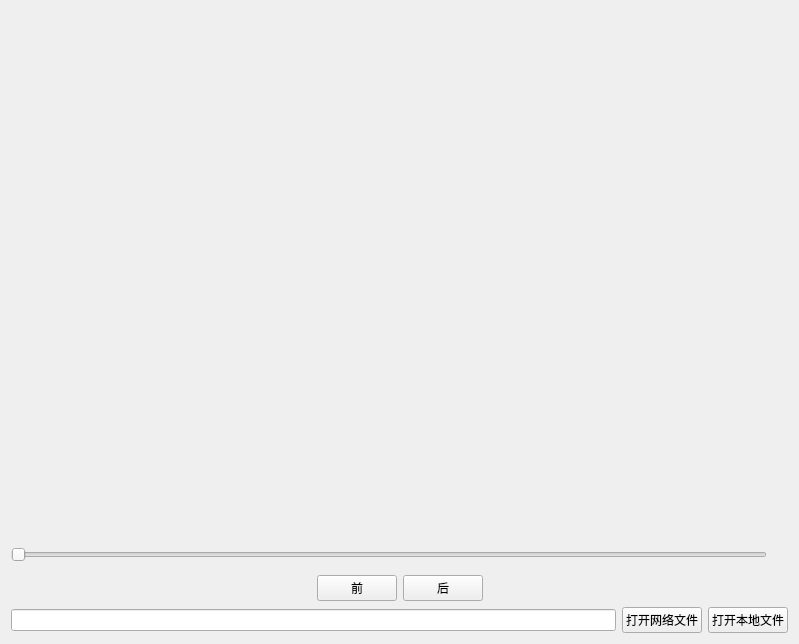
<?xml version="1.0" encoding="UTF-8"?>
<ui version="4.0">
 <class>MainWindow</class>
 <widget class="QMainWindow" name="MainWindow">
  <property name="geometry">
   <rect>
    <x>0</x>
    <y>0</y>
    <width>799</width>
    <height>644</height>
   </rect>
  </property>
  <property name="windowTitle">
   <string>MainWindow</string>
  </property>
  <widget class="QWidget" name="centralWidget">
   <layout class="QVBoxLayout" name="verticalLayout">
    <item>
     <widget class="QLabel" name="titleLable">
      <property name="sizePolicy">
       <sizepolicy hsizetype="Fixed" vsizetype="Fixed">
        <horstretch>0</horstretch>
        <verstretch>0</verstretch>
       </sizepolicy>
      </property>
      <property name="text">
       <string/>
      </property>
     </widget>
    </item>
    <item>
     <widget class="PlayGround" name="playGround" native="true">
      <property name="sizePolicy">
       <sizepolicy hsizetype="Expanding" vsizetype="Expanding">
        <horstretch>0</horstretch>
        <verstretch>0</verstretch>
       </sizepolicy>
      </property>
     </widget>
    </item>
    <item>
     <layout class="QHBoxLayout" name="horizontalLayout">
      <property name="sizeConstraint">
       <enum>QLayout::SetFixedSize</enum>
      </property>
      <item>
       <widget class="QSlider" name="videoProgressSlider">
        <property name="orientation">
         <enum>Qt::Horizontal</enum>
        </property>
       </widget>
      </item>
      <item>
       <widget class="QLabel" name="labelTime">
        <property name="sizePolicy">
         <sizepolicy hsizetype="Maximum" vsizetype="Fixed">
          <horstretch>0</horstretch>
          <verstretch>0</verstretch>
         </sizepolicy>
        </property>
        <property name="styleSheet">
         <string notr="true">font-size:25px;font-weight:bold;color:red;</string>
        </property>
        <property name="text">
         <string/>
        </property>
       </widget>
      </item>
     </layout>
    </item>
    <item>
     <layout class="QHBoxLayout" name="horizontalLayout_2">
      <property name="sizeConstraint">
       <enum>QLayout::SetFixedSize</enum>
      </property>
      <item>
       <spacer name="horizontalSpacer">
        <property name="orientation">
         <enum>Qt::Horizontal</enum>
        </property>
        <property name="sizeType">
         <enum>QSizePolicy::Expanding</enum>
        </property>
        <property name="sizeHint" stdset="0">
         <size>
          <width>40</width>
          <height>20</height>
         </size>
        </property>
       </spacer>
      </item>
      <item>
       <widget class="QPushButton" name="btnPause">
        <property name="text">
         <string>前</string>
        </property>
       </widget>
      </item>
      <item>
       <widget class="QPushButton" name="btnStop">
        <property name="text">
         <string>后</string>
        </property>
       </widget>
      </item>
      <item>
       <spacer name="horizontalSpacer_2">
        <property name="orientation">
         <enum>Qt::Horizontal</enum>
        </property>
        <property name="sizeHint" stdset="0">
         <size>
          <width>40</width>
          <height>20</height>
         </size>
        </property>
       </spacer>
      </item>
     </layout>
    </item>
    <item>
     <layout class="QHBoxLayout" name="horizontalLayout_4">
      <property name="sizeConstraint">
       <enum>QLayout::SetFixedSize</enum>
      </property>
      <item>
       <widget class="QLineEdit" name="lineEdit"/>
      </item>
      <item>
       <widget class="QPushButton" name="btnOpenUrl">
        <property name="styleSheet">
         <string notr="true"/>
        </property>
        <property name="text">
         <string>打开网络文件</string>
        </property>
       </widget>
      </item>
      <item>
       <widget class="QPushButton" name="btnOpenLocal">
        <property name="text">
         <string>打开本地文件</string>
        </property>
       </widget>
      </item>
     </layout>
    </item>
   </layout>
  </widget>
 </widget>
 <layoutdefault spacing="6" margin="11"/>
 <customwidgets>
  <customwidget>
   <class>PlayGround</class>
   <extends>QWidget</extends>
   <header>playground.h</header>
   <container>1</container>
  </customwidget>
 </customwidgets>
 <resources/>
 <connections/>
</ui>
